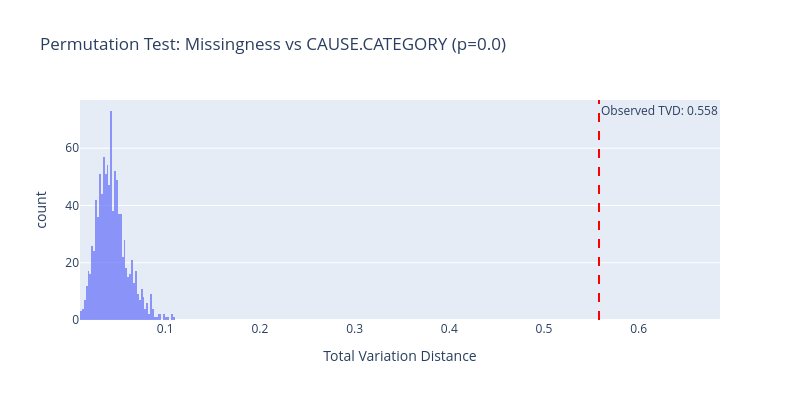

Write notebook code for a chart like this one.
### Code cell
# Empirical distribution; Cause test
fig_perm1 = px.histogram(
    x=tvds,
    nbins=50,
    title=f'Permutation Test: Missingness vs CAUSE.CATEGORY (p={p_value_cause})',
    labels={'x': 'Total Variation Distance'},
    opacity=0.7,
)
fig_perm1.add_vline(x=observed_tvd, line_dash='dash', line_color='red',
                    annotation_text=f'Observed TVD: {observed_tvd:.3f}')
fig_perm1.update_layout(width=800, height=400, showlegend=False)
fig_perm1.show()

### Figure 1 — Plotly figure (JSON) as saved in the notebook; plotly's stock layout.template omitted (floating-point values rounded to 4 significant figures; data arrays with more than 128 entries replaced by an {"elided": "..."} marker saying what was removed)
{"data": [{"alignmentgroup": "True", "bingroup": "x", "hovertemplate": "Total Variation Distance=%{x}<br>count=%{y}<extra></extra>", "legendgroup": "", "marker": {"color": "#636efa", "opacity": 0.7, "pattern": {"shape": ""}}, "name": "", "nbinsx": 50, "offsetgroup": "", "orientation": "v", "showlegend": false, "type": "histogram", "x": {"elided": "1000 float values"}, "xaxis": "x", "yaxis": "y"}], "layout": {"annotations": [{"showarrow": false, "text": "Observed TVD: 0.558", "x": 0.5581, "xanchor": "left", "xref": "x", "y": 1, "yanchor": "top", "yref": "y domain"}], "barmode": "relative", "height": 400, "legend": {"tracegroupgap": 0}, "shapes": [{"line": {"color": "red", "dash": "dash"}, "type": "line", "x0": 0.5581, "x1": 0.5581, "xref": "x", "y0": 0, "y1": 1, "yref": "y domain"}], "showlegend": false, "title": {"text": "Permutation Test: Missingness vs CAUSE.CATEGORY (p=0.0)"}, "width": 800, "xaxis": {"anchor": "y", "domain": [0, 1], "title": {"text": "Total Variation Distance"}}, "yaxis": {"anchor": "x", "domain": [0, 1], "title": {"text": "count"}}}}
